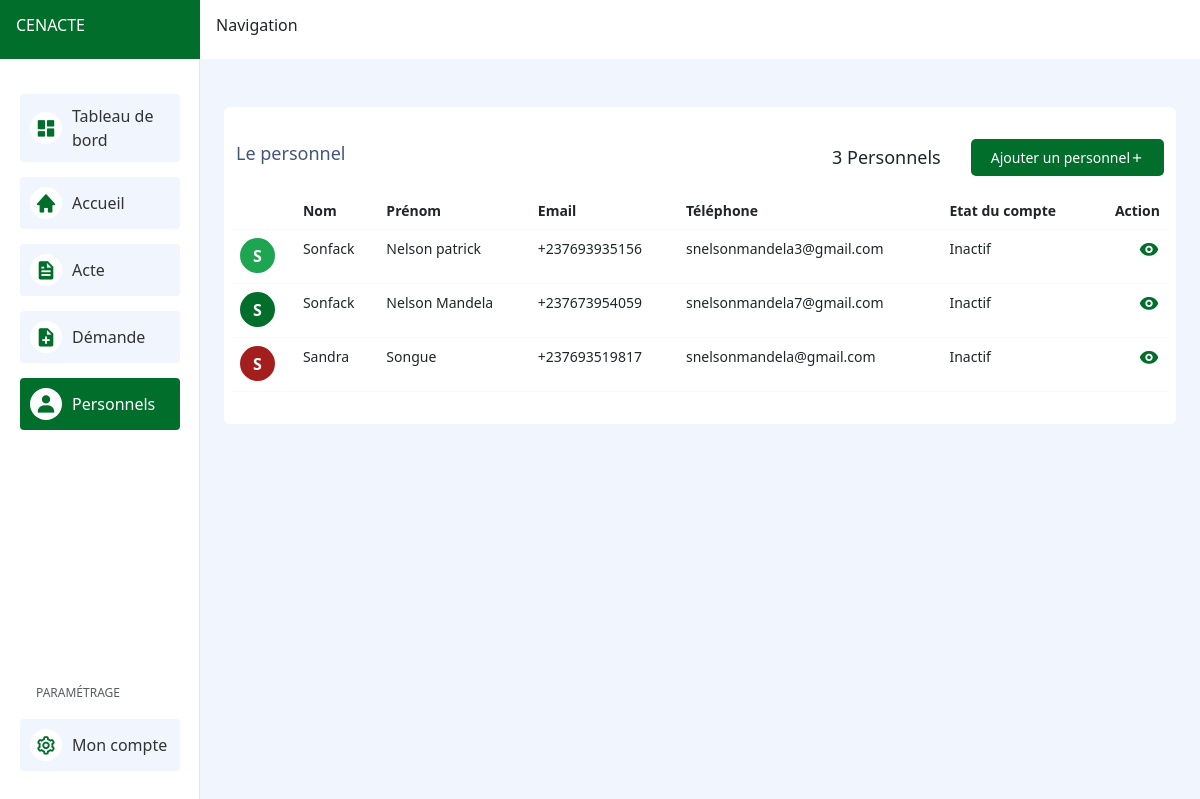
The page /personnels on the database its author committed.
### users/models.py (models this page shows, shortened)
class User(AbstractUser):
    id = models.UUIDField(
        primary_key=True,
        default=uuid.uuid4,
        editable=False
    )
    username = None
    first_name = phone = models.CharField(
        max_length=255,
        blank=True,
        null=True
    )
    last_name = phone = models.CharField(
        max_length=255,
        blank=True,
        null=True
    )
    email = models.CharField(
        _('Email'),
        max_length=255,
        unique=True,
        null=True,
        blank=True
    )
    phone = models.CharField(
        max_length=255,
        blank=True,
        null=True
    )
    address = models.CharField(
        max_length=255,
        blank=True,
        null=True
    )
    zip_code = models.CharField(
        max_length=255,
        blank=True,
        null=True
    )
    region = models.CharField(
        max_length=255,
        blank=True,
        null=True
    )
    town = models.CharField(
        max_length=255,
        blank=True,
        null=True
    )
    ROLES = (
        ("Personel", "Personel"),
        ("DAF", "DAF"),
        ("Directeur", "Directeur"),
    )
    role = models.CharField(
        max_length=255,
        blank=True,
        null=True,
        choices=ROLES,
        default="Personel"
    )
    as_deleted = models.BooleanField(default=False)
    is_verified = models.BooleanField(default=False)
    two_factor_auth = models.BooleanField(default=False)
    date_joined = models.DateTimeField(
        _('Date'), auto_now_add=True, null=True, blank=True)
    last_update = models.DateTimeField(
        _('LastUpdate'), auto_now=True, null=True, blank=True)
    REQUIRED_FIELDS = []
    USERNAME_FIELD = 'email'
    objects = CustomUSerManager()
    class Meta:
        verbose_name = 'User account'
        verbose_name_plural = 'User account'

### users/views.py (the view)
# urls.py: path("personnels", listUsersPage, name="list-users"),
def listUsersPage(request):
    users = User.objects.all().filter(is_superuser=False)
    bg_options = ["info", "main", "success", "danger", "warning"]
    context = {
        "users": users,
        "bg_options": bg_options,
    }
    return render(request, "users/list-users.html", context=context)

### users/templates/users/list-users.html
{% extends "base-layout.html" %}
{% load static %}
{% block base_layout %}
<div class="container">
    <div class="bg-white rounded py-3 px-2 mt-5">
        <div class="section-header py-3 px-1">
            <div class="section-text-container">
                <h5 class="section-text-header">
                    Le personnel
                </h5>
            </div>
            <div class="section-action-container">
                <div class="items-count">
                    {{users.count}}{% if users.count > 1 %} Personnels{% else %} Personnel{% endif %}
                </div>
                <a href="{% url 'create-user' %}" class="btn-more main">
                    <span>Ajouter un personnel</span>
                    <i class='bx bx-plus'></i>
                </a>
            </div>
        </div>
        <div class="table-responsive">
            <table class="table border-light">
                <thead>
                    <tr>
                        <th scope="col"></th>
                        <th scope="col">Nom</th>
                        <th scope="col">Prénom</th>
                        <th scope="col">Email</th>
                        <th scope="col">Téléphone</th>
                        <th scope="col">Etat du compte</th>
                        <th class="text-end" scope="col">Action</th>
                    </tr>
                </thead>
                <tbody>
                    {% for user in users %}
                    <tr>
                        <td>
                            <p class="sub-name {{bg_options|random}}">{{user.first_name|slice:"1"}}</p>
                        </td>
                        <td>{{user.first_name}}</td>
                        <td>{{user.last_name}}</td>
                        <td>{{user.phone}}</td>
                        <td>{{user.email}}</td>
                        <td>
                            <p>{% if user.is_active %} Actif {% else %} Inactif {% endif %}</p>
                        </td>
                        <td class="text-end">
                            <a href="{% url 'single-user' user.id %}">
                                <i class='bx bxs-show table-action-icon main'></i>
                            </a>
                        </td>
                    </tr>
                    {% endfor %}
                </tbody>
            </table>
        </div>
    </div>
</div>
{% endblock %}

### static/css/main.css (style rules this page uses)
.site-bg { background-color: #f1f5fd; }

### static/css/base-layout.css (style rules this page uses)
body { font-size: .875rem; }

### static/css/table.css (style rules this page uses)
.sub-name { height: 35px; width: 35px; border-radius: 100%; color: white; font-size: 16px; font-weight: 600; margin: 0; display: flex; flex-direction: row; justify-content: center; align-items: center; }
.sub-name.main { background-color: #026e2b; }
.sub-name.success { background-color: #1ea552; }
.sub-name.danger { background-color: #a51e1e; }
.table-action-icon { font-size: 22px; }
.table-action-icon.main { color: #026e2b; }

### static/css/section-header.css (style rules this page uses)
.section-header { display: flex; flex-direction: row; justify-content: space-between; align-items: center; }
.section-header .section-text-container { display: flex; flex-direction: column; justify-content: flex-start; align-items: flex-start; }
.section-text-container .section-text-header { font-size: 18px; color: #445779; font-weight: 400; }
.section-header .section-action-container { display: flex; flex-direction: row; justify-content: flex-end; align-items: center; gap: 10px; }
.section-action-container .items-count { font-size: 18px; margin-right: 20px; }

### static/css/button.css (style rules this page uses)
.btn-more { text-decoration: none; display: flex; flex-direction: row; justify-content: center; align-items: center; padding: 8px 20px; margin: 0; border-radius: 5px; transition: all 0.5s !important; }
.btn-more.main { background-color: #026e2b; color: #fff; }

### rows shown on the page
User: first_name "S", first_name "Sonfack", last_name "Nelson patrick", phone "+237693935156", email "snelsonmandela3@gmail.com", is_active "Inactif"
User: first_name "S", first_name "Sonfack", last_name "Nelson Mandela", phone "+237673954059", email "snelsonmandela7@gmail.com", is_active "Inactif"
User: first_name "S", first_name "Sandra", last_name "Songue", phone "+237693519817", email "snelsonmandela@gmail.com", is_active "Inactif"

### other values the page prints
{{ users.count }} "3"
